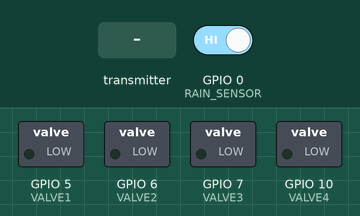
The program below on a simulated ESP32-C3. Shown: switched loads named in the program (green lamp = pin HIGH). The inputs (shaded band) are chosen by the test bench; at power-on: GPIO 0 (RAIN_SENSOR) HIGH.

Above: at 1.2 s.
1.3 s: the transmitter starts sending autom = 1
At 2.3 s:
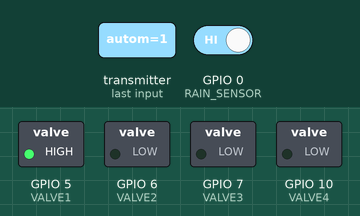
At 3.1 s:
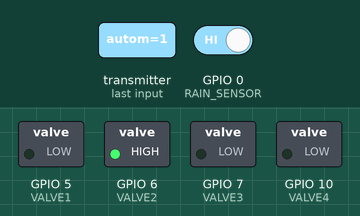
4.3 s: the transmitter starts sending autom = 0
At 5.3 s:
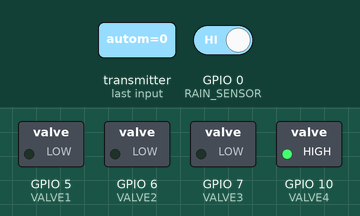
Timing chart, 0 to 7.3 s (numbered marks = the images above; inputs shaded):
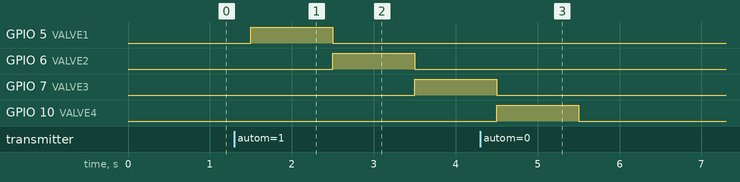

The program:

main.cpp
```cpp
#include <Arduino.h>

#include "defines.h"
#include "espnow_simplified.h"

// timestamps
uint32_t lastMillis;
uint32_t lastRain;

bool isRain = 0;
bool wateringCmd = 0;
bool watering_en = false;
bool automation = false;
uint8_t section = 0;
uint8_t duration = 0;
uint8_t mapValves[4] = {5, 6, 7, 10};

// ustaw flage gdy spadnie deszcz
void IRAM_ATTR rain(){
  isRain = 1;
}

// deklaracja funkcji
void openValve(uint8_t VALVE);
void wateringSequence();
void sectionSelector(uint8_t sec);
void pinCfg();

void setup() {
  pinCfg();
  Serial.begin(9600);
  espnow_init();
  addPeer(panel);
}

void loop() {

  // jesli wykrytu deszcz wyslij informacje do panelu i wyczysc flage
  if(isRain){
    msgTx.isRain = isRain;
    sendCommand(panel, msgTx);
    isRain = 0;
    msgTx.isRain = isRain;
  }

  // sprawdz nowe wiadomosci i przypisz do zmiennych globalnych
  wateringCmd = msgRx.onOff;
  section = msgRx.section;
  automation = msgRx.autom;
  duration = msgRx.duration;

  // scenariusz automatyczny
  if (automation){
    wateringSequence();
    automation = false;
    msgRx.autom = false;
  }

  // scenariusz manualny
  if (wateringCmd && !watering_en){
    digitalWrite(mapValves[section - 1], HIGH);
    watering_en = true;
  }
  else if (!wateringCmd && watering_en){
    digitalWrite(mapValves[section - 1], LOW);
    watering_en = false;
    msgTx.seqEnd = true;
    sendCommand(panel, msgTx);
    msgTx.seqEnd = false;
  }

  delay(500);
}

void pinCfg(){
  // ustaw piny IO
  pinMode(VALVE1, OUTPUT);
  pinMode(VALVE2, OUTPUT);
  pinMode(VALVE3, OUTPUT);
  pinMode(VALVE4, OUTPUT);
  pinMode(RAIN_SENSOR, INPUT);

  // ustaw przerwanie do detekcji deszczu
  attachInterrupt(RAIN_SENSOR, rain, RISING);
}

// procedura otwarcia pojedynczego zaworu
void openValve(uint8_t VALVE){
  lastMillis = millis();
  digitalWrite(VALVE, HIGH);
  // do testow duration * 100, normalnie duration * 60000 (zamiana milisekund na minuty)
  while(millis() - lastMillis <= duration * 100){
    delay(1000);
  }
  digitalWrite(VALVE, LOW);
}

// procedura nawadniania calego ogrodu
void wateringSequence(){
  openValve(VALVE1);
  openValve(VALVE2);
  openValve(VALVE3);
  openValve(VALVE4);
  // wyslij informacje do panelu jesli zakonczono
  msgTx.seqEnd = true;
  sendCommand(panel, msgTx);
  msgTx.seqEnd = false;
}
```

defines.h
```cpp
// pinout
#define VALVE1 5
#define VALVE2 6
#define VALVE3 7
#define VALVE4 10
#define RAIN_SENSOR 0

// in minutes
#define WATERING_TIME 10
#define RAIN_DELAY 480 // 8 hours
```

espnow_simplified.cpp
```cpp
#include "espnow_simplified.h"

msgTrawnikRx msgRx;
msgTrawnikTx msgTx;

// adres MAC panelu
uint8_t panel[6] = {0x34, 0xB7, 0xDA, 0xF8, 0xC1, 0xC8};

// procedura przy odbierze wiadomosci z panelu
void OnDataRecv(const uint8_t *mac_addr, const uint8_t *incomingData, int len) {
  memcpy(&msgRx, incomingData, sizeof(msgRx));
}

// inicjalizacja ESP_NOW
void espnow_init(){
  WiFi.mode(WIFI_STA);
  if (esp_now_init() != ESP_OK) {
    //Serial.println("ESP-NOW Init Failed");
    return;
  }
  esp_now_register_recv_cb(OnDataRecv);
}

// dodaj polaczenie
void addPeer(uint8_t device[]){
  esp_now_peer_info_t peerInfo;
  peerInfo.channel = 0;
  peerInfo.encrypt = false;

  memcpy(peerInfo.peer_addr, device, 6);
  esp_now_add_peer(&peerInfo);
}

// wysylanie wiadomosci do panelu
void sendCommand(uint8_t* device, struct msgTrawnikTx commandData) {
  esp_now_send(device, (uint8_t *)&commandData, sizeof(commandData));
}
```

espnow_simplified.h
```cpp
#include <esp_now.h>
#include <WiFi.h>

// esp now msgs
struct msgTrawnikRx {
  bool onOff;
  uint8_t section;
  bool autom;
  uint8_t duration;
};

struct msgTrawnikTx {
  bool isRain;
  bool seqEnd;
};

extern msgTrawnikRx msgRx;
extern msgTrawnikTx msgTx;

extern uint8_t panel[6];

void OnDataRecv(const uint8_t *mac_addr, const uint8_t *incomingData, int len);
void espnow_init();
void addPeer(uint8_t device[]);
void sendCommand(uint8_t* device, struct msgTrawnikTx commandData);
```

Measured:
- after the input at 1.3 s, GPIO 5 (VALVE1): LOW → HIGH after 0.20 s, → LOW 1.0 s later; GPIO 6 (VALVE2): LOW → HIGH after 1.2 s, → LOW 1.0 s later; GPIO 7 (VALVE3): LOW → HIGH after 2.2 s
- after the input at 4.3 s, GPIO 5 (VALVE1), GPIO 6 (VALVE2): stops changing and stays LOW; GPIO 7 (VALVE3): goes on until 4.5 s, then stays LOW; GPIO 10 (VALVE4): goes on until 5.5 s, then stays LOW
